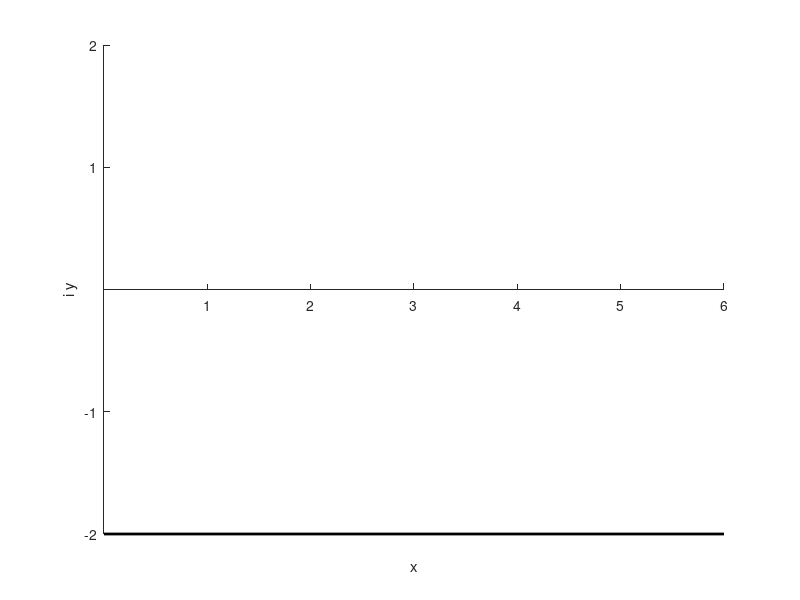

Source code (MATLAB): (Note: this script raises an error after producing the figure.)
% close
clear
% global h1 h2


wbl = 1.;
h = 2;
wbOveWater = .0;


dt = 0.1;
tMax = 0;
T = 1;
thetaMax = deg2rad(40);

limZeta = [0,3*h,-h];

nx = 300;
ny_minus = 300;
ny_plus = 000;

% integrate from top-top-bottom, right to left:
xx = linspace(limZeta(2),limZeta(1),nx);
% yy = linspace(limZeta(4),limZeta(3),ny)'; 


% nYInt = 500;
% % yi = linspace(-h,-wbl,nYInt)';
% % dL = (1-csc(pi*yi./(2*h)).^2.*sin(pi*wbl./(2*h)).^2).^(thetaMax/pi) /h ; 
% % L = sum(.5*(dL(1:end-1)+dL(2:end)) .* diff(yi) )  ;
% 
% d = wbl;
% H = 2*h/pi;
% 
% for i = 1:10
%     yi = linspace(-h,-d,ny_minus)'/H;
%     dL = 2/pi*(1-csc(yi).^2.*sin(d/H).^2).^(thetaMax/pi) ; 
%     L = sum(.5*(dL(1:end-1)+dL(2:end)) .* diff(yi) )  ;
%     fprintf('L = %g, 1-wbl/h=%g\n',L,1-wbl/h)
% 
%     delta_d = wbl-h*(1-L);
%     d = d + delta_d;
% end


yy = linspace(0,limZeta(3),ny_minus)';
dy = yy(1)-yy(2);
yy = [(ny_plus:-1:1)'*dy;yy ];
ny = ny_minus+ny_plus;
assert(ny==numel(yy));


zz = xx + 1i*yy;


% plot z-plane
hfz = figure('color','w');hold on
xlabel('x');ylabel('i y');
% axis equal tight 
set(gca,'XAxisLocation','origin','YAxisLocation','origin');%,'XTick',[],'YTick',[])
box off
% axis([-limZeta(2)-1.2*(wbl+wbOveWater)*tan(thetaMax),0,1.2*yy(end),1.5*yy(1)+wbOveWater])

%     minIz = min(imag(z(ny,:)));
%     hp = patch(real(z(ny,[1,1:nx,nx])),[1.1*minIz,imag(z(ny,:)),1.1*minIz],.5*[1,1,1],'FaceAlpha',.5,'lineStyle','none'); %,'FaceAlpha',.5

hp_floor = plot([0,limZeta(2)],-h*[1,1],'k','LineWidth',2);


% yWb = [imag(z(end)), -wbl,wbOveWater,wbl,-imag(z(end))];
yWb = [limZeta(3), -wbl,wbOveWater,wbl+2*wbOveWater,-limZeta(3)];
hp_BM = plot(nan(5,1),yWb,'o-k','LineWidth',2.5);

t = 0;
hp_c=[];
while t<=tMax
    theta = thetaMax*cos( 2*pi/T*t );
    z = fz(xx,yy,theta,h,wbl,wbOveWater);
    
    delete(hp_c)
    [~,hp_c(1)] = contour(real(z),imag(z),real(zz),20,'r','linewidth',1);
    [~,hp_c(2)] = contour(real(z),imag(z),imag(zz),20,'b','linewidth',1);
    
    hp_BM.XData = [0,0,-(wbl+wbOveWater)*tan(theta),0,0];
    
    t = t+dt;
    drawnow
end
    
% 
% 
% % plot oposite angle
% theta = -thetaMax;
% z = fz(xx,yy,theta,h,wbl,wbOveWater);
% contour(real(z),imag(z),real(zz),20,'r--','linewidth',1);
% contour(real(z),imag(z),imag(zz),20,'b--','linewidth',1);  
% plot([0,-(wbl+wbOveWater)*tan(theta),0],[-wbl,wbOveWater,wbl+2*wbOveWater],'ok--','LineWidth',2.5);





return
export_fig(hfz,'mapFlap2Th','-png','-pdf')
    
function [z,zz] = fz(xx,yy,theta,h,wbl,wbOveWater)
thp = theta/pi;
% d = sqrt(pi).*(wbl+wbOveWater).*sec(theta)./(gamma(1+thp)*gamma(.5-thp));

zz = xx + 1i*yy;
% df = (1+d^2./zz.^2).^thp; % k=1


d = fixHingeDepth(wbl/h,theta)*h;
% h = -yy(end);
df = (1+csch(pi*zz./(2*h)).^2.*sin(pi*d./(2*h)).^2).^thp; % k=1

df_yh = .5*(df(1:end-1,1)+df(2:end,1));
z1 = cumsum([0;df_yh.*diff(1i*yy)],1);
z1 = z1-z1(yy==0) + 1i*wbOveWater;
df_xh = .5*(df(:,1:end-1)+df(:,2:end));
z =  cumsum([z1,df_xh.*diff(xx)],2) ;

z = z-real(z(end));
end



function d__h = fixHingeDepth(wbl__h,theta)
maxIt = 100;
nYInt = 500;
d__h = wbl__h;

% there's a singularity at zz=-1i*d if theta < 0
% either stop a yy=-d:
% delta_singularity = 1e-3*(theta<0);
%  ... L = sum(.5*(dL(1:end-1)+dL(2:end)) .* diff(yi) ) + delta_singularity ;
% or shift integration path d_xi to the right (into the domain)
d_xi = 1e-3*(theta<0);

for i = 1:maxIt
    yi = linspace(-1,-d__h,nYInt)';
    dL = real( (1-csc(pi/2*(yi-1i*d_xi)).^2.*sin(pi/2*d__h).^2).^(theta/pi) ); 
    L = sum(.5*(dL(1:end-1)+dL(2:end)) .* diff(yi) );
    fprintf('i %d: L = %g, 1-wbl/h=%g\n',i,L,1-wbl__h)

    delta_d__h = wbl__h-(1-L);
    if abs(delta_d__h)<1e-6, break; end
    d__h = d__h + delta_d__h;
end
if i == maxIt
    warning('failed to find solution withing %d iterations. Last error: %g.',maxIt,delta_d__h)
end
end